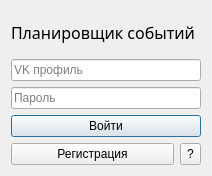
<?xml version="1.0" encoding="UTF-8"?>
<ui version="4.0">
 <class>LoginDialog</class>
 <widget class="QDialog" name="LoginDialog">
  <property name="geometry">
   <rect>
    <x>0</x>
    <y>0</y>
    <width>212</width>
    <height>176</height>
   </rect>
  </property>
  <property name="sizePolicy">
   <sizepolicy hsizetype="Fixed" vsizetype="Fixed">
    <horstretch>0</horstretch>
    <verstretch>0</verstretch>
   </sizepolicy>
  </property>
  <property name="windowTitle">
   <string>Dialog</string>
  </property>
  <property name="locale">
   <locale language="Russian" country="Russia"/>
  </property>
  <layout class="QVBoxLayout" name="verticalLayout">
   <item>
    <widget class="QLabel" name="label">
     <property name="font">
      <font>
       <family>Segoe Print</family>
       <pointsize>12</pointsize>
       <bold>false</bold>
      </font>
     </property>
     <property name="text">
      <string>Планировщик событий</string>
     </property>
    </widget>
   </item>
   <item>
    <widget class="QLineEdit" name="vkEdit">
     <property name="placeholderText">
      <string>VK профиль</string>
     </property>
    </widget>
   </item>
   <item>
    <widget class="QLineEdit" name="passEdit">
     <property name="echoMode">
      <enum>QLineEdit::Password</enum>
     </property>
     <property name="placeholderText">
      <string>Пароль</string>
     </property>
    </widget>
   </item>
   <item>
    <widget class="QPushButton" name="loginBtn">
     <property name="text">
      <string>Войти</string>
     </property>
    </widget>
   </item>
   <item>
    <widget class="QFrame" name="frame">
     <property name="sizePolicy">
      <sizepolicy hsizetype="Preferred" vsizetype="Fixed">
       <horstretch>0</horstretch>
       <verstretch>0</verstretch>
      </sizepolicy>
     </property>
     <property name="frameShape">
      <enum>QFrame::NoFrame</enum>
     </property>
     <layout class="QHBoxLayout" name="horizontalLayout">
      <property name="leftMargin">
       <number>0</number>
      </property>
      <property name="topMargin">
       <number>0</number>
      </property>
      <property name="rightMargin">
       <number>0</number>
      </property>
      <property name="bottomMargin">
       <number>0</number>
      </property>
      <item>
       <widget class="QPushButton" name="regBtn">
        <property name="sizePolicy">
         <sizepolicy hsizetype="Preferred" vsizetype="Fixed">
          <horstretch>1</horstretch>
          <verstretch>0</verstretch>
         </sizepolicy>
        </property>
        <property name="sizeIncrement">
         <size>
          <width>0</width>
          <height>0</height>
         </size>
        </property>
        <property name="text">
         <string>Регистрация</string>
        </property>
       </widget>
      </item>
      <item>
       <widget class="QToolButton" name="helpBtn">
        <property name="sizePolicy">
         <sizepolicy hsizetype="Fixed" vsizetype="Expanding">
          <horstretch>0</horstretch>
          <verstretch>0</verstretch>
         </sizepolicy>
        </property>
        <property name="text">
         <string>?</string>
        </property>
       </widget>
      </item>
     </layout>
    </widget>
   </item>
  </layout>
 </widget>
 <resources/>
 <connections/>
</ui>
